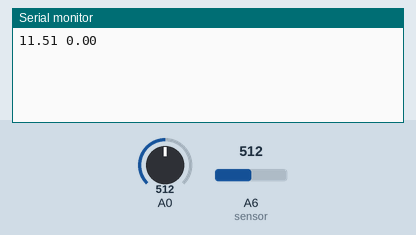
Recording of a sketch running on a simulated Arduino Nano, built with avr-gcc and run on an emulated ATmega328P. Shown: the last lines printed to the serial monitor. The inputs (shaded band) are chosen by the test bench; at power-on: A0 = 512, A6 (sensor) = 512. No radio packets arrive unless stated.

Above: at 1.2 s.
1.3 s: A0 set to 716
At 2.6 s:
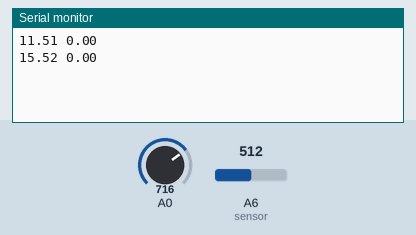
2.8 s: A6 (sensor) set to 716
At 3.3 s:
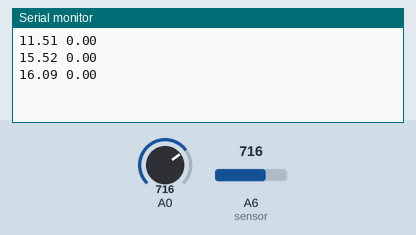
4.3 s: A0 set to 900
At 5.5 s:
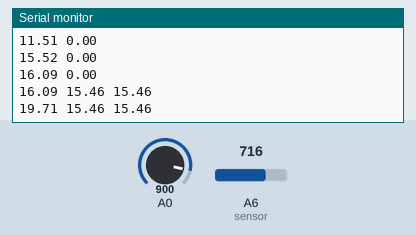
5.8 s: A6 (sensor) set to 900
At 5.8 s:
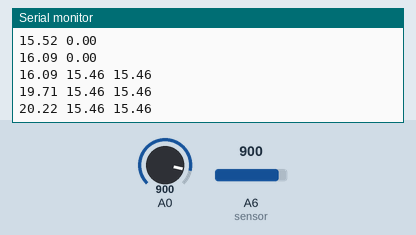
Timing chart, 0 to 8.3 s (numbered marks = the images above; inputs shaded):
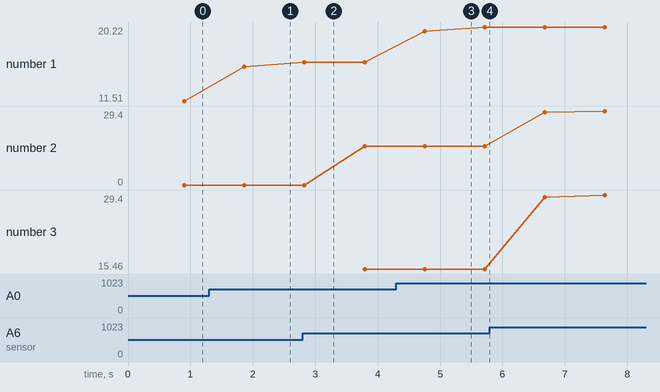

Measured:
- after the input at 1.3 s, the serial monitor: prints a new line after 0.56 s (image 1)
- after the input at 4.3 s, the serial monitor: prints a new line after 0.45 s (image 3)
- plotted number 1: 11.51 → 15.52 after the input at 1.3 s, 16.09 → 20.22 after the input at 4.3 s
- plotted number 2: 0 → 15.46 after the input at 2.8 s, 15.46 → 29.4 after the input at 5.8 s
- plotted number 3: 15.46 → 29.4 after the input at 5.8 s

The sketch:

measurement_transmitter.ino
```cpp
#include <RH_ASK.h>
#include <SPI.h> // Not actually used but needed to compile

RH_ASK driver;

void setup()
{
    Serial.begin(9600);    // Debugging only
    if (!driver.init())
         Serial.println("init failed");
}

void loop()
{

    float amp=analogRead(A6); //reads analog value from current sensor at analog pin 6
    float vol=analogRead(A0);

    for(int i=0;i<=5;i++) //makes an average of the values
    {

      amp=(amp+analogRead(A6))/2;
      vol=(vol+analogRead(A0))/2;
       delay(150);
    }
    int q;
    //char *current;
    amp= {fabs((((amp-511.99)*5)/1023)/0.0645)}; //((((value-511)*5)/1023)/0.0645
    vol=fabs(vol/44.5);

    char info[12]={NULL};
    dtostrf(vol,2,2,info);
    char aux [5]={NULL};
    dtostrf(amp,2,2,aux);

    int n=strlen(info);
    int m=strlen(aux);

    info[n]=' ';

    for(int i=n+1;i<=n+m;i++)
      info[i]=aux[i-n-1];

    info[n+m+1]=' ';

    Serial.println(info);

    driver.send((uint8_t*)info, strlen(info));
    driver.waitPacketSent();
}
```
